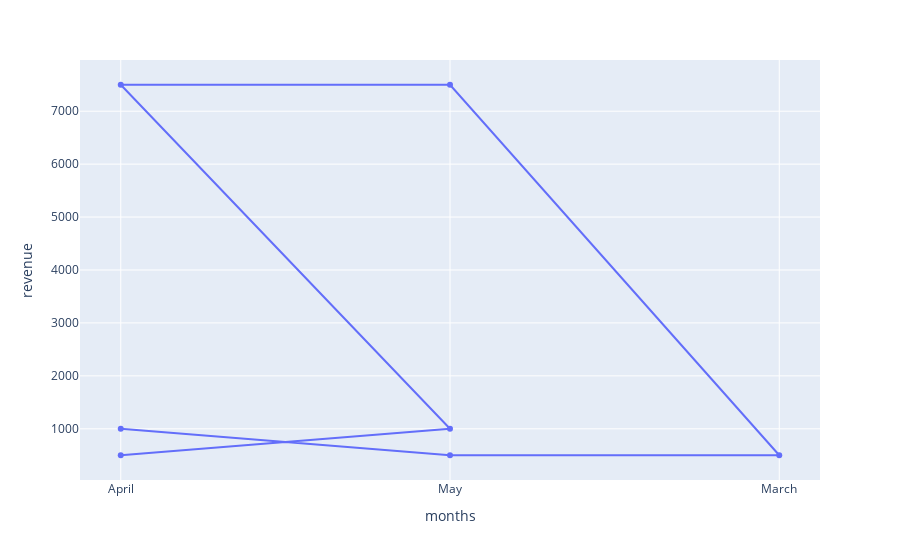

Notebook code for this chart:
### Code cell
import plotly.express as px
import pandas as pd
import apps.constants as c
import calendar

# create vertical bar graph for revenue per month
df = c.generate_revenue_per_procedure_per_month()

# convert months to integer
df = df.sort_values(by='months')
df['months'] = df['months'].apply(lambda x: calendar.month_name[int(x)])

# create a line graph
fig = px.scatter(df, x='months', y='revenue')
fig.data[0].update(mode='lines+markers')
fig.show()

### Figure 1 — Plotly figure (JSON) as saved in the notebook; plotly's stock layout.template omitted (floating-point values rounded to 4 significant figures)
{"data": [{"hovertemplate": "months=%{x}<br>revenue=%{y}<extra></extra>", "legendgroup": "", "marker": {"color": "#636efa", "symbol": "circle"}, "mode": "lines+markers", "name": "", "orientation": "v", "showlegend": false, "type": "scatter", "x": ["April", "May", "April", "May", "March", "May", "April"], "xaxis": "x", "y": [500, 1000, 7500, 7500, 500, 500, 1000], "yaxis": "y"}], "layout": {"legend": {"tracegroupgap": 0}, "margin": {"t": 60}, "xaxis": {"anchor": "y", "domain": [0, 1], "title": {"text": "months"}}, "yaxis": {"anchor": "x", "domain": [0, 1], "title": {"text": "revenue"}}}}
